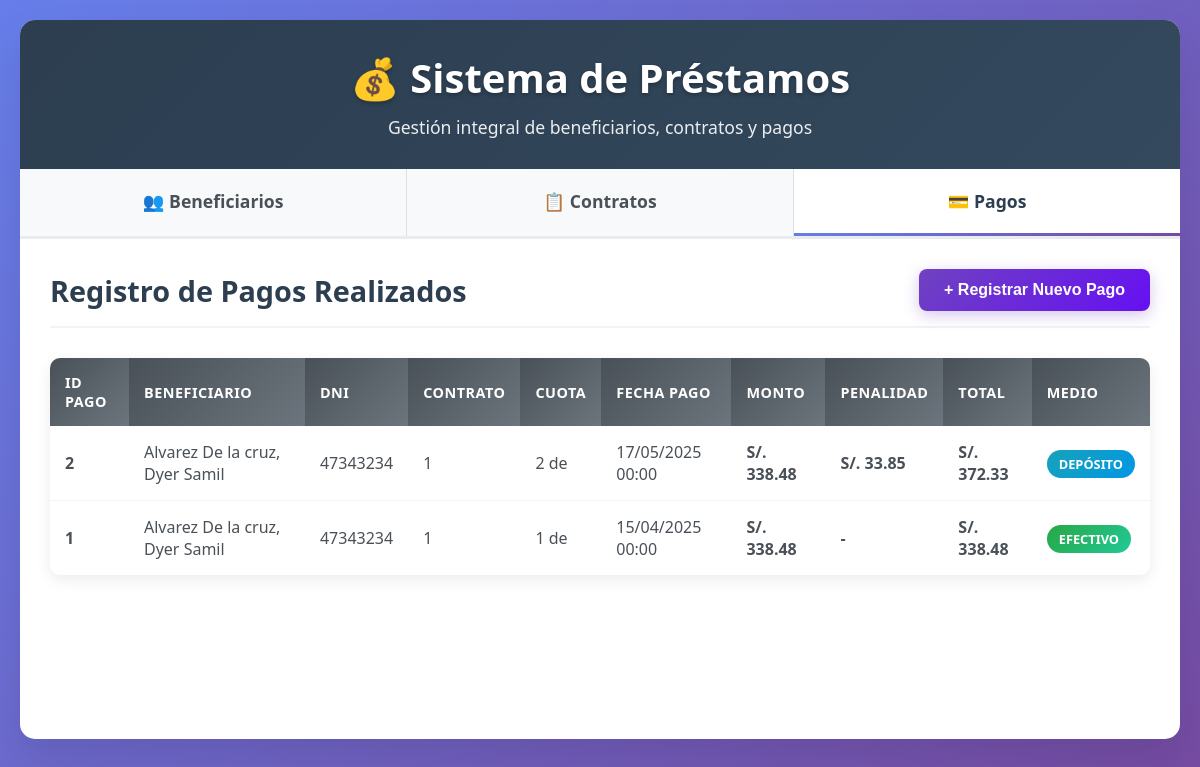
The app's page /?seccion=pagos with its own data.
### tables this page shows
CREATE TABLE pagos
(
	idpago		INT AUTO_INCREMENT PRIMARY KEY,
    idcontrato	INT 			NOT NULL,
    numcuota 	TINYINT 		NOT NULL COMMENT 'Se debe cancelar la cuota en su totalidad sin AMORTIZACIONES',
    fechapago	DATETIME 		NULL COMMENT 'Fecha efectiva de pago',
    monto 		DECIMAL(7,2)	NOT NULL,
    penalidad	DECIMAL(7,2)	NOT NULL DEFAULT 0 COMMENT '10% del valor de la cuota',
    medio 		ENUM('EFC', 'DEP')NULL COMMENT 'EFC = Efectivo, DEP = Depósito',
    CONSTRAINT fk_idcontrato_pag FOREIGN KEY (idcontrato) REFERENCES contratos (idcontrato),
    CONSTRAINT uk_numcuota_pag UNIQUE (idcontrato, numcuota)
);

CREATE TABLE beneficiarios
(
	idbeneficiario	INT AUTO_INCREMENT PRIMARY KEY,
    apellidos		VARCHAR(50) 		NOT NULL,
    nombres 		VARCHAR(50) 		NOT NULL,
    dni 			CHAR(8) 			NOT NULL,
    telefono 		CHAR(9) 			NOT NULL,
    direccion 		VARCHAR(90) 		NULL,
    creado 			DATETIME 			NOT NULL DEFAULT NOW(),
    modificado 		DATETIME 			NULL,
    CONSTRAINT uk_dni_be UNIQUE (dni)
);

CREATE TABLE contratos
(
	idcontrato 		INT AUTO_INCREMENT PRIMARY KEY,
    idbeneficiario  INT 			NOT NULL,
    monto 			DECIMAL(7,2)  	NOT NULL,
    interes 		DECIMAL(5,2)  	NOT NULL,
    fechainicio 	DATE 			NOT NULL,
    diapago 		TINYINT 		NOT NULL,
    numcuotas 		TINYINT 		NOT NULL COMMENT 'Expresado en meses',
    estado 			ENUM('ACT','FIN') NOT NULL DEFAULT 'ACT' COMMENT 'ACT = Activo, FIN = Finalizo',
    creado 			DATETIME 			NOT NULL DEFAULT NOW(),
    modificado 		DATETIME 			NULL,
    CONSTRAINT fk_idbeneficiario_con FOREIGN KEY (idbeneficiario) REFERENCES beneficiarios (idbeneficiario)
);

### app/models/Conexion.php (called while the page is built, shortened)
<?php
class Conexion {
    private $host = 'localhost';
    private $dbname = 'prestamos';
    private $username = 'root';
    private $password = '';
    private $pdo;
    public function __construct() {
        try {
            $this->pdo = new PDO(
                "mysql:host={$this->host};dbname={$this->dbname};charset=utf8",
                $this->username,
                $this->password
            );
            $this->pdo->setAttribute(PDO::ATTR_ERRMODE, PDO::ERRMODE_EXCEPTION);
            $this->pdo->setAttribute(PDO::ATTR_DEFAULT_FETCH_MODE, PDO::FETCH_ASSOC);
        } catch(PDOException $e) {
            die("Error de conexión: " . $e->getMessage());
        }
    }
    public function getConnection() {
        return $this->pdo;
    }
}
?>

### app/models/Pago.php (called while the page is built, shortened)
<?php
require_once 'Conexion.php';
class Pago {
    private $pdo;
    public function __construct() {
        $conexion = new Conexion();
        $this->pdo = $conexion->getConnection();
    }
    public function obtenerPagosRealizados() {
        try {
            $stmt = $this->pdo->prepare("
                SELECT p.*, c.idcontrato, c.monto as monto_contrato, c.fechainicio,
                       CONCAT(b.apellidos, ', ', b.nombres) as beneficiario_nombre,
                       b.dni as beneficiario_dni
                FROM pagos p
                INNER JOIN contratos c ON p.idcontrato = c.idcontrato
                INNER JOIN beneficiarios b ON c.idbeneficiario = b.idbeneficiario
                WHERE p.fechapago IS NOT NULL
                ORDER BY p.fechapago DESC
            ");
            $stmt->execute();
            return $stmt->fetchAll();
        } catch(PDOException $e) {
            throw new Exception("Error al obtener pagos realizados: " . $e->getMessage());
        }
    }
}
?>

### app/models/Contrato.php (called while the page is built, shortened)
<?php
require_once 'Conexion.php';
class Contrato {
    public function __construct() {
        $conexion = new Conexion();
    }
}
?>

### app/controllers/pago.controller.php (called while the page is built, shortened)
<?php
require_once 'app/models/Pago.php';
require_once 'app/models/Contrato.php';
class PagoController {
    private $pagoModel;
    public function __construct() {
        $this->pagoModel = new Pago();
    }
    public function obtenerPagosRealizadosParaVista() {
        try {
            $pagos = $this->pagoModel->obtenerPagosRealizados();
            return ['exito' => true, 'datos' => $pagos];
        } catch(Exception $e) {
            throw new Exception("Error al obtener pagos: " . $e->getMessage());
        }
    }
}
?>

### public/views/Pago/listar.php (the view, shortened to what this page needs)
<?php
require_once 'app/controllers/pago.controller.php';
try {
    $controller = new PagoController();
    $respuesta = $controller->obtenerPagosRealizadosParaVista();
    $pagos = $respuesta['datos'] ?? [];
} catch (Exception $e) {
    $mensaje_error = $e->getMessage();
    $pagos = [];
}
?>
<link rel="stylesheet" href="public/css/pago.css">
<div class="section-header">
    <h2 class="section-title">Registro de Pagos Realizados</h2>
    <button class="btn-registrar" onclick="abrirModalPago()">+ Registrar Nuevo Pago</button>
</div>
<?php if (count($pagos) > 0): ?>
    <table class="data-table">
        <thead>
            <tr>
                <th>ID Pago</th>
                <th>Beneficiario</th>
                <th>DNI</th>
                <th>Contrato</th>
                <th>Cuota</th>
                <th>Fecha Pago</th>
                <th>Monto</th>
                <th>Penalidad</th>
                <th>Total</th>
                <th>Medio</th>
            </tr>
        </thead>
        <tbody>
            <?php foreach ($pagos as $pago): ?>
                <tr>
                    <td><strong><?php echo $pago['idpago']; ?></strong></td>
                    <td><?php echo $pago['beneficiario_nombre']; ?></td>
                    <td><?php echo $pago['beneficiario_dni']; ?></td>
                    <td><?php echo $pago['idcontrato']; ?></td>
                    <td><?php echo $pago['numcuota']; ?> de <?php echo $pago['numcuotas'] ?? ''; ?></td>
                    <td><?php echo date('d/m/Y H:i', strtotime($pago['fechapago'])); ?></td>
                    <td class="currency">S/. <?php echo number_format($pago['monto'], 2); ?></td>
                    <td class="currency penalidad">
                        <?php if ($pago['penalidad'] > 0): ?>
                            S/. <?php echo number_format($pago['penalidad'], 2); ?>
                        <?php else: ?>
                            -
                        <?php endif; ?>
                    </td>
                    <td class="currency total">S/. <?php echo number_format($pago['monto'] + $pago['penalidad'], 2); ?></td>
                    <td>
                        <?php if ($pago['medio'] === 'EFC'): ?>
                            <span class="badge badge-efectivo">Efectivo</span>
                        <?php else: ?>
                            <span class="badge badge-deposito">Depósito</span>
                        <?php endif; ?>
                    </td>
                </tr>
            <?php endforeach; ?>
        </tbody>
    </table>
<?php endif; ?>

### public/css/main.css (style rules this page uses)
* { margin: 0; padding: 0; box-sizing: border-box; }
body { font-family: 'Segoe UI', Tahoma, Geneva, Verdana, sans-serif; background: linear-gradient(135deg, #667eea 0%, #764ba2 100%); min-height: 100vh; padding: 20px; }
.section-header { display: flex; justify-content: space-between; align-items: center; margin-bottom: 30px; padding-bottom: 15px; border-bottom: 2px solid #f1f3f4; }
.section-title { font-size: 1.8em; color: #2c3e50; font-weight: 700; }
.data-table { width: 100%; border-collapse: collapse; background: white; border-radius: 10px; overflow: hidden; box-shadow: 0 5px 15px rgba(0,0,0,0.08); }
.data-table th { background: linear-gradient(135deg, #495057, #6c757d); color: white; padding: 15px; text-align: left; font-weight: 600; text-transform: uppercase; font-size: 0.9em; letter-spacing: 0.5px; }
.data-table td { padding: 15px; border-bottom: 1px solid #f1f3f4; color: #495057; }
.data-table tr:last-child td { border-bottom: none; }

### public/css/pago.css (style rules this page uses)
.btn-registrar { background: linear-gradient(135deg, #6f42c1, #6610f2); color: white; padding: 12px 25px; border: none; border-radius: 8px; font-size: 1em; font-weight: 600; cursor: pointer; transition: all 0.3s ease; text-decoration: none; display: inline-block; box-shadow: 0 4px 15px rgba(111, 66, 193, 0.3); }
.badge { padding: 5px 12px; border-radius: 20px; font-size: 0.8em; font-weight: 600; text-transform: uppercase; }
.badge-efectivo { background: linear-gradient(135deg, #28a745, #20c997); color: white; }
.badge-deposito { background: linear-gradient(135deg, #17a2b8, #0097e6); color: white; }
.currency { font-weight: 600; }
.penalidad { color: #dc3545; }
.total { color: #28a745; }

### records on screen
pagos: idpago "2", beneficiario_nombre "Alvarez De la cruz, Dyer Samil", beneficiarios.dni "47343234", idcontrato.idcontrato "1", numcuota "2", fechapago "17/05/2025 00:00", monto "338.48", penalidad "33.85", $pago['monto'] + $pago['penalidad'] "372.33", medio "DEPÓSITO"
pagos: idpago "1", beneficiario_nombre "Alvarez De la cruz, Dyer Samil", beneficiarios.dni "47343234", idcontrato.idcontrato "1", numcuota "1", fechapago "15/04/2025 00:00", monto "338.48", $pago['monto'] + $pago['penalidad'] "338.48", medio "EFECTIVO"
